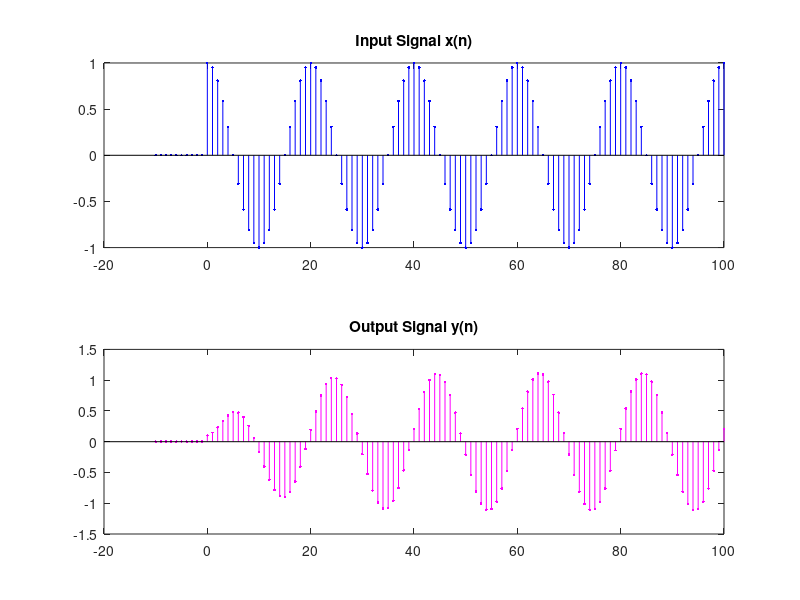

This chart was generated by the following MATLAB code:
clear
close all

u = @(n) (n >= 0); %Function

a = [1 -1.7 0.8];
b = [0.1 -0.12 0.1];
n = -10 : 100;
x = cos(0.1 * pi * n).* u(n);
y = filter(b,a,x);
subplot(2,1,1)
stem(n, x, 'b.')
title('Input Signal x(n)')
subplot(2,1,2)
stem(n, y, 'm.')
title('Output Signal y(n)')